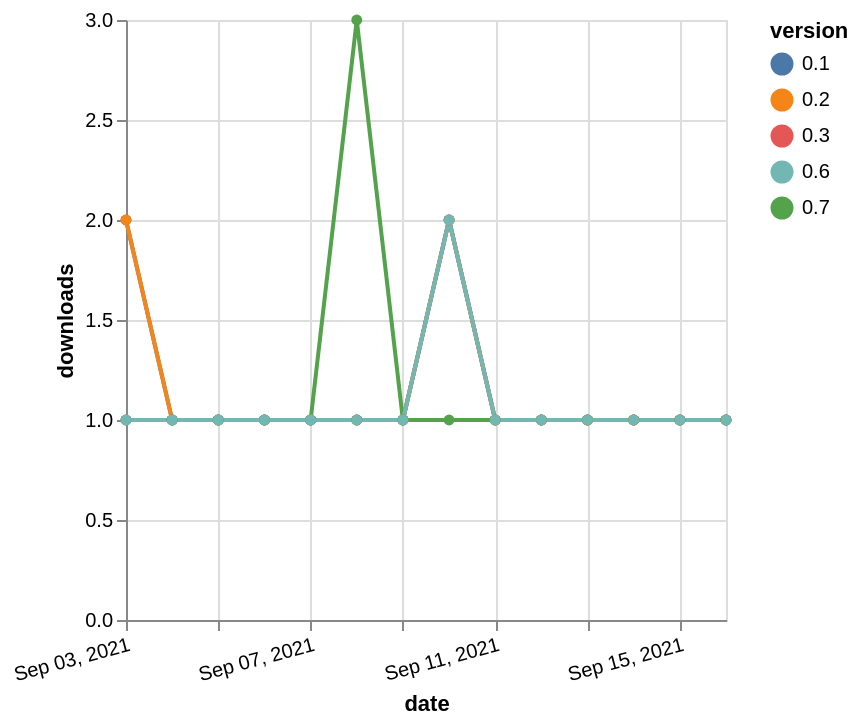

Specify this chart in Vega-Lite:
### Vega-Lite specification from a JSON file in a GitHub repository (floating-point values rounded to 4 significant figures)
{"$schema": "https://vega.github.io/schema/vega-lite/v5.json", "description": "A simple bar chart with embedded data.", "data": {"values": [{"date": "2021-09-03", "total": 162, "delta": 1, "version": "0.3"}, {"date": "2021-09-04", "total": 163, "delta": 1, "version": "0.3"}, {"date": "2021-09-05", "total": 164, "delta": 1, "version": "0.3"}, {"date": "2021-09-06", "total": 165, "delta": 1, "version": "0.3"}, {"date": "2021-09-07", "total": 166, "delta": 1, "version": "0.3"}, {"date": "2021-09-08", "total": 167, "delta": 1, "version": "0.3"}, {"date": "2021-09-09", "total": 168, "delta": 1, "version": "0.3"}, {"date": "2021-09-10", "total": 170, "delta": 2, "version": "0.3"}, {"date": "2021-09-11", "total": 171, "delta": 1, "version": "0.3"}, {"date": "2021-09-12", "total": 172, "delta": 1, "version": "0.3"}, {"date": "2021-09-13", "total": 173, "delta": 1, "version": "0.3"}, {"date": "2021-09-14", "total": 174, "delta": 1, "version": "0.3"}, {"date": "2021-09-15", "total": 175, "delta": 1, "version": "0.3"}, {"date": "2021-09-16", "total": 176, "delta": 1, "version": "0.3"}, {"date": "2021-09-03", "total": 162, "delta": 2, "version": "0.1"}, {"date": "2021-09-04", "total": 163, "delta": 1, "version": "0.1"}, {"date": "2021-09-05", "total": 164, "delta": 1, "version": "0.1"}, {"date": "2021-09-06", "total": 165, "delta": 1, "version": "0.1"}, {"date": "2021-09-07", "total": 166, "delta": 1, "version": "0.1"}, {"date": "2021-09-08", "total": 167, "delta": 1, "version": "0.1"}, {"date": "2021-09-09", "total": 168, "delta": 1, "version": "0.1"}, {"date": "2021-09-10", "total": 170, "delta": 2, "version": "0.1"}, {"date": "2021-09-11", "total": 171, "delta": 1, "version": "0.1"}, {"date": "2021-09-12", "total": 172, "delta": 1, "version": "0.1"}, {"date": "2021-09-13", "total": 173, "delta": 1, "version": "0.1"}, {"date": "2021-09-14", "total": 174, "delta": 1, "version": "0.1"}, {"date": "2021-09-15", "total": 175, "delta": 1, "version": "0.1"}, {"date": "2021-09-16", "total": 176, "delta": 1, "version": "0.1"}, {"date": "2021-09-03", "total": 157, "delta": 2, "version": "0.2"}, {"date": "2021-09-04", "total": 158, "delta": 1, "version": "0.2"}, {"date": "2021-09-05", "total": 159, "delta": 1, "version": "0.2"}, {"date": "2021-09-06", "total": 160, "delta": 1, "version": "0.2"}, {"date": "2021-09-07", "total": 161, "delta": 1, "version": "0.2"}, {"date": "2021-09-08", "total": 162, "delta": 1, "version": "0.2"}, {"date": "2021-09-09", "total": 163, "delta": 1, "version": "0.2"}, {"date": "2021-09-10", "total": 165, "delta": 2, "version": "0.2"}, {"date": "2021-09-11", "total": 166, "delta": 1, "version": "0.2"}, {"date": "2021-09-12", "total": 167, "delta": 1, "version": "0.2"}, {"date": "2021-09-13", "total": 168, "delta": 1, "version": "0.2"}, {"date": "2021-09-14", "total": 169, "delta": 1, "version": "0.2"}, {"date": "2021-09-15", "total": 170, "delta": 1, "version": "0.2"}, {"date": "2021-09-16", "total": 171, "delta": 1, "version": "0.2"}, {"date": "2021-09-03", "total": 150, "delta": 1, "version": "0.7"}, {"date": "2021-09-04", "total": 151, "delta": 1, "version": "0.7"}, {"date": "2021-09-05", "total": 152, "delta": 1, "version": "0.7"}, {"date": "2021-09-06", "total": 153, "delta": 1, "version": "0.7"}, {"date": "2021-09-07", "total": 154, "delta": 1, "version": "0.7"}, {"date": "2021-09-08", "total": 157, "delta": 3, "version": "0.7"}, {"date": "2021-09-09", "total": 158, "delta": 1, "version": "0.7"}, {"date": "2021-09-10", "total": 159, "delta": 1, "version": "0.7"}, {"date": "2021-09-11", "total": 160, "delta": 1, "version": "0.7"}, {"date": "2021-09-12", "total": 161, "delta": 1, "version": "0.7"}, {"date": "2021-09-13", "total": 162, "delta": 1, "version": "0.7"}, {"date": "2021-09-14", "total": 163, "delta": 1, "version": "0.7"}, {"date": "2021-09-15", "total": 164, "delta": 1, "version": "0.7"}, {"date": "2021-09-16", "total": 165, "delta": 1, "version": "0.7"}, {"date": "2021-09-03", "total": 163, "delta": 1, "version": "0.6"}, {"date": "2021-09-04", "total": 164, "delta": 1, "version": "0.6"}, {"date": "2021-09-05", "total": 165, "delta": 1, "version": "0.6"}, {"date": "2021-09-06", "total": 166, "delta": 1, "version": "0.6"}, {"date": "2021-09-07", "total": 167, "delta": 1, "version": "0.6"}, {"date": "2021-09-08", "total": 168, "delta": 1, "version": "0.6"}, {"date": "2021-09-09", "total": 169, "delta": 1, "version": "0.6"}, {"date": "2021-09-10", "total": 171, "delta": 2, "version": "0.6"}, {"date": "2021-09-11", "total": 172, "delta": 1, "version": "0.6"}, {"date": "2021-09-12", "total": 173, "delta": 1, "version": "0.6"}, {"date": "2021-09-13", "total": 174, "delta": 1, "version": "0.6"}, {"date": "2021-09-14", "total": 175, "delta": 1, "version": "0.6"}, {"date": "2021-09-15", "total": 176, "delta": 1, "version": "0.6"}, {"date": "2021-09-16", "total": 177, "delta": 1, "version": "0.6"}]}, "width": "container", "mark": {"type": "line", "point": {"filled": true}}, "encoding": {"x": {"field": "date", "type": "temporal", "timeUnit": "yearmonthdate", "title": "date", "axis": {"labelAngle": -15}}, "y": {"field": "delta", "type": "quantitative", "title": "downloads"}, "color": {"field": "version", "type": "nominal"}, "tooltip": {"field": "delta"}}}
